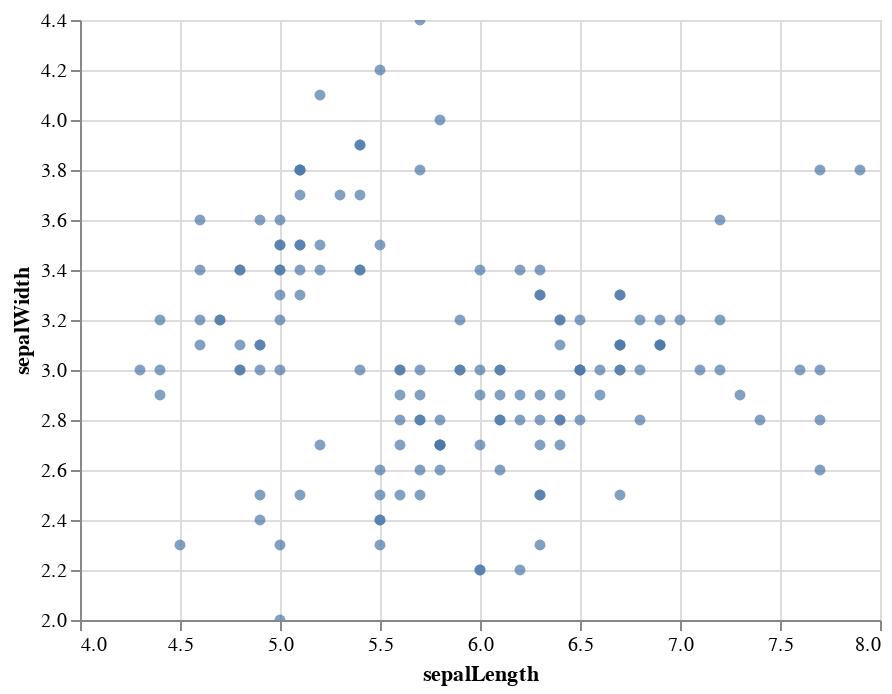

This figure's notebook cell:
### Code cell
alt.Chart(iris_data).mark_circle().encode(
    x=alt.X('sepalLength', scale=alt.Scale(zero=False)),
    y=alt.Y('sepalWidth', scale=alt.Scale(zero=False))
).interactive()

### Figure 1 — Vega-Lite specification as saved in the notebook (floating-point values rounded to 4 significant figures; data arrays with more than 128 entries replaced by an {"elided": "..."} marker saying what was removed)
{"config": {"view": {"continuousWidth": 400, "continuousHeight": 300}}, "data": {"name": "data-cb5f6f68883200d5e9a851f3ae4ae120"}, "mark": "circle", "encoding": {"x": {"field": "sepalLength", "scale": {"zero": false}, "type": "quantitative"}, "y": {"field": "sepalWidth", "scale": {"zero": false}, "type": "quantitative"}}, "selection": {"selector001": {"type": "interval", "bind": "scales", "encodings": ["x", "y"]}}, "$schema": "https://vega.github.io/schema/vega-lite/v4.17.0.json", "datasets": {"data-cb5f6f68883200d5e9a851f3ae4ae120": {"elided": "150 records"}}}
